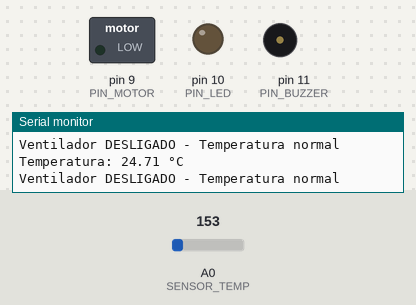
A sketch run on a simulated Arduino Uno, built with avr-gcc and run on an emulated ATmega328P. Parts: switched loads named in the sketch (green lamp = pin HIGH), output pins drawn as LEDs (lit = HIGH), buzzer (waves = sounding), the last lines printed to the serial monitor. Inputs (shaded band) come from the test bench; at power-on: A0 (SENSOR_TEMP) = 153.

Above: at 2.8 s.
2.9 s: A0 (SENSOR_TEMP) set to 173
At 4.9 s:
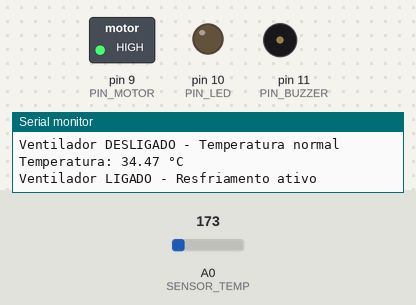
5.6 s: A0 (SENSOR_TEMP) set to 212
At 7.8 s:
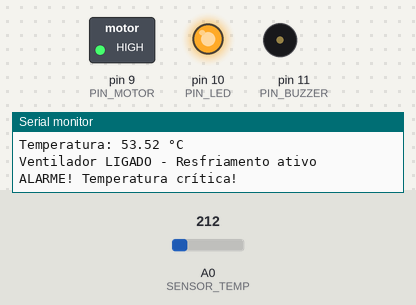
11.6 s: A0 (SENSOR_TEMP) set to 191
At 13.3 s:
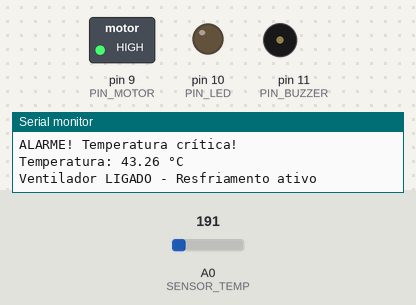
14.3 s: A0 (SENSOR_TEMP) set to 133
At 17.6 s:
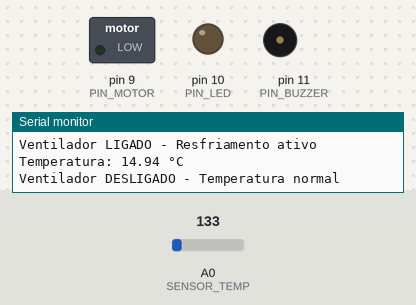
Timing chart, 0 to 18.6 s (numbered marks = the images above; inputs shaded):
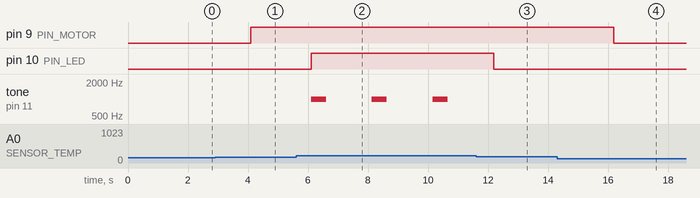

The sketch:

CTL_TEMP_ESTUFA.ino
```cpp
// Projeto: Sistema de Controle de Temperatura para Estufa
// Autor: Sebastião Marinho
// Data: 10/11/2025.

// Definição dos pinos
const int SENSOR_TEMP = A0;    // Pino do sensor de temperatura
const int PIN_MOTOR = 9;       // Pino do motor/ventilador
const int PIN_LED = 10;        // Pino do LED vermelho
const int PIN_BUZZER = 11;     // Pino do buzzer

// Variáveis
float temperatura = 0;         // Armazena a temperatura lida
const int TEMP_VENTILADOR = 30; // Temperatura para ligar ventilador (30°C)
const int TEMP_EMERGENCIA = 50; // Temperatura de emergência (50°C)

void setup() {
  // Configuração dos pinos
  pinMode(SENSOR_TEMP, INPUT);
  pinMode(PIN_MOTOR, OUTPUT);
  pinMode(PIN_LED, OUTPUT);
  pinMode(PIN_BUZZER, OUTPUT);

  // Inicialmente desliga todos os dispositivos
  digitalWrite(PIN_MOTOR, LOW);
  digitalWrite(PIN_LED, LOW);
  digitalWrite(PIN_BUZZER, LOW);

  // Inicializa comunicação serial para monitoramento
  Serial.begin(9600);
  Serial.println("Sistema de Controle de Temperatura - Estufa");
  Serial.println("===========================================");
}

void loop() {
  // Lê a temperatura do sensor
  temperatura = lerTemperatura();

  // Exibe a temperatura no monitor serial
  Serial.print("Temperatura: ");
  Serial.print(temperatura);
  Serial.println(" °C");

  // Controle do ventilador
  if (temperatura >= TEMP_VENTILADOR) {
    digitalWrite(PIN_MOTOR, HIGH);
    Serial.println("Ventilador LIGADO - Resfriamento ativo");
  } else {
    digitalWrite(PIN_MOTOR, LOW);
    Serial.println("Ventilador DESLIGADO - Temperatura normal");
  }

  // Controle de emergência (LED e buzzer)
  if (temperatura >= TEMP_EMERGENCIA) {
    ativarAlarme();
    Serial.println("ALARME! Temperatura crítica!");
  } else {
    desativarAlarme();
  }

  delay(2000); // Aguarda 2 segundos entre as leituras
}

// Função para ler temperatura do sensor TMP36
float lerTemperatura() {
  int valorSensor = analogRead(SENSOR_TEMP);
  float tensao = (valorSensor * 5.0) / 1024.0; // Converte para tensão
  float temperaturaC = (tensao - 0.5) * 100;   // Converte para °C (TMP36)
  return temperaturaC;
}

// Função para ativar alarme de emergência
void ativarAlarme() {
  digitalWrite(PIN_LED, HIGH);      // Acende LED vermelho
  tone(PIN_BUZZER, 1000, 500);      // Ativa buzzer frequência e duração(1000 Hz)
}

// Função para desativar alarme
void desativarAlarme() {
  digitalWrite(PIN_LED, LOW);       // Apaga LED
  noTone(PIN_BUZZER);               // Desliga buzzer
}
```

Measured:
- the behaviour switches between 163 and 164 on A0 (SENSOR_TEMP) (found by bisection; images 0 and 1)
- the behaviour switches between 204 and 205 on A0 (SENSOR_TEMP) (found by bisection; images 1 and 2)
- after the input at 2.9 s, pin 9 (PIN_MOTOR): LOW → HIGH after 1.2 s
- after the input at 5.6 s, pin 10 (PIN_LED): LOW → HIGH after 0.50 s; tone on pin 11 (PIN_BUZZER): alternates 1000 Hz for 0.50 s and silent for 1.5 s, starting after 0.50 s
- after the input at 11.6 s, pin 10 (PIN_LED): HIGH → LOW after 0.59 s; tone on pin 11 (PIN_BUZZER): stays silent (without the input it goes to 1000 Hz after 0.59 s)
- after the input at 14.3 s, pin 9 (PIN_MOTOR): HIGH → LOW after 1.9 s
